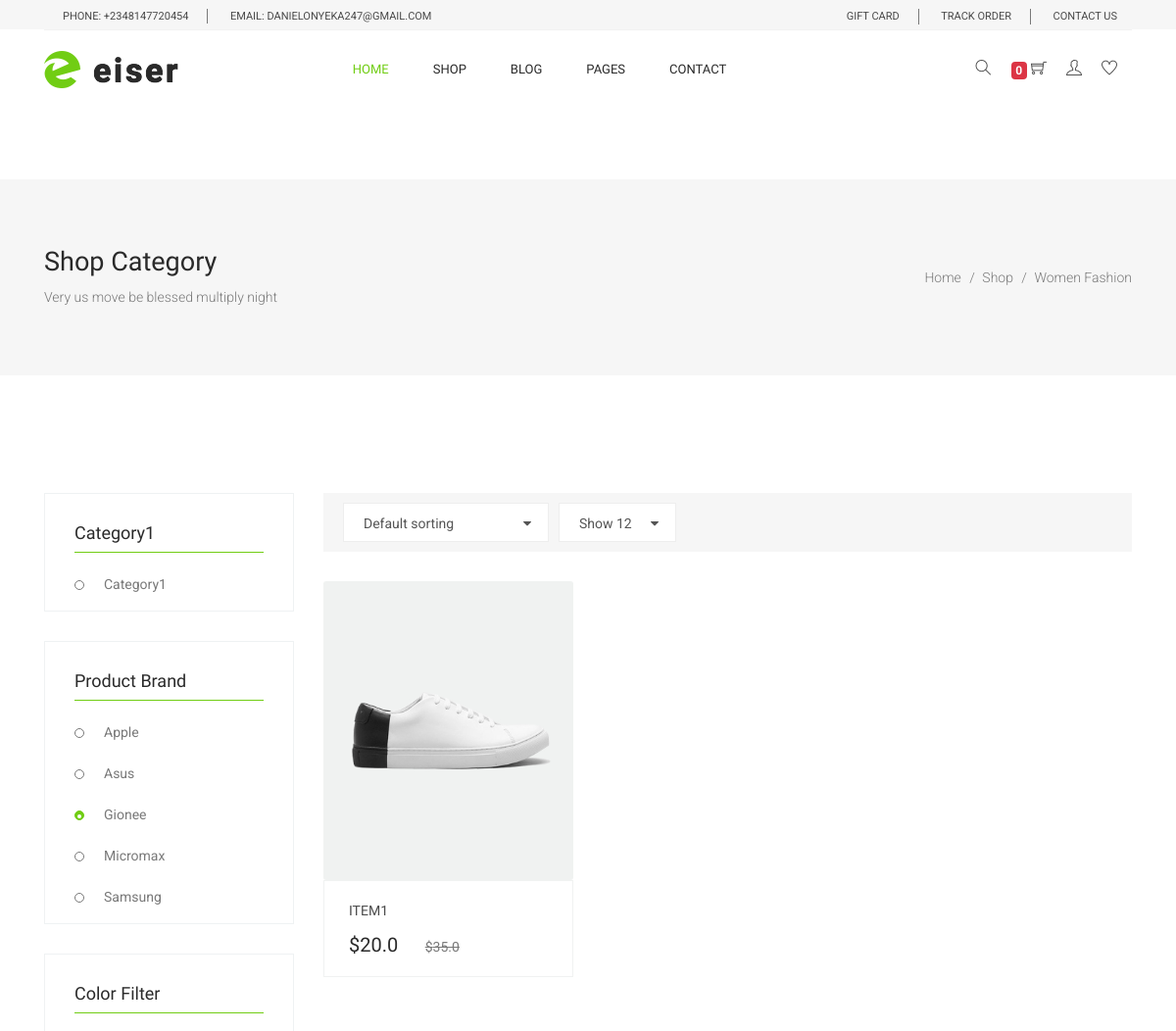
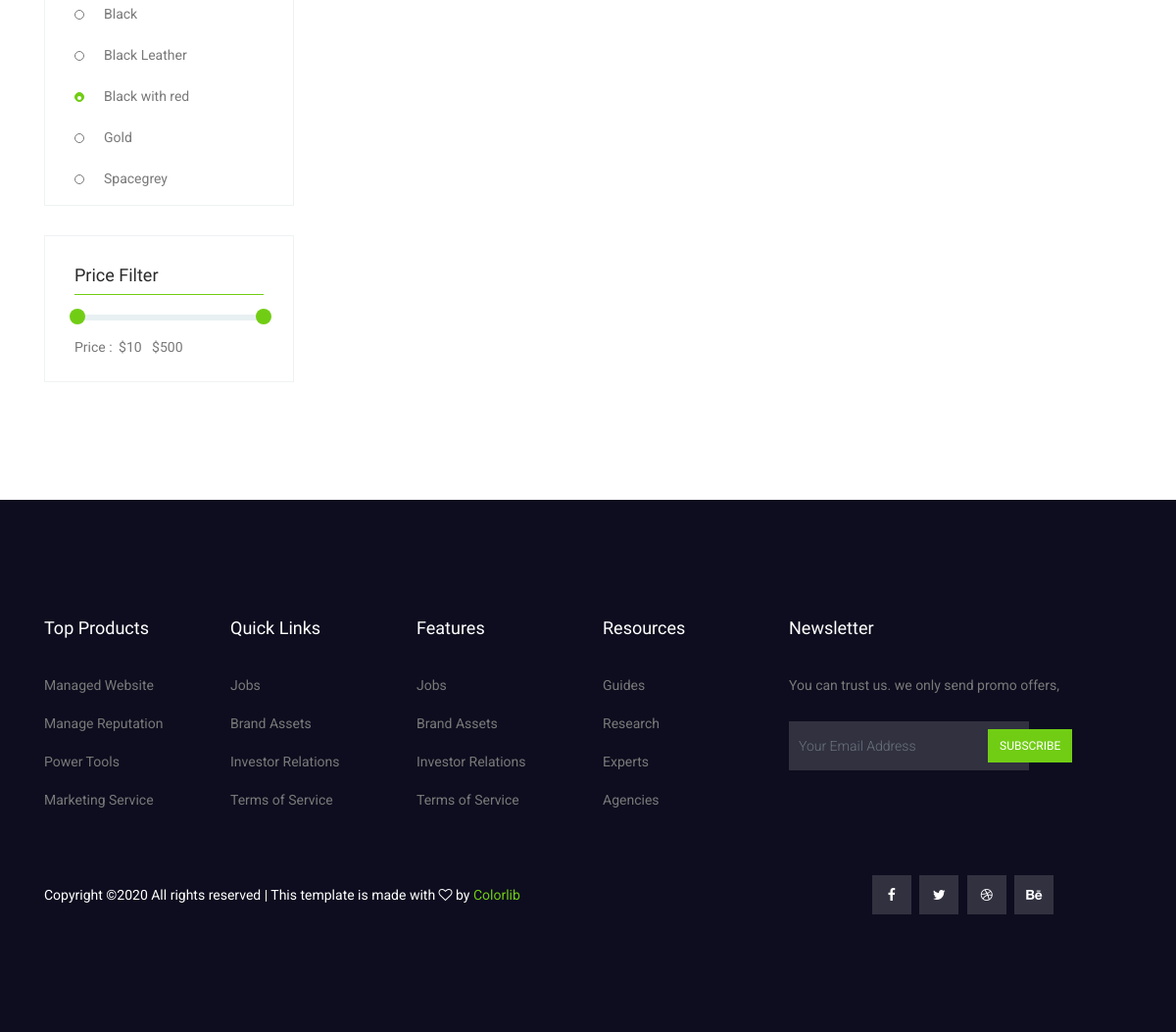
The app's page /category/category1/ with its own data (2 pictures, top to bottom).
### shop/models.py (models this page shows, shortened)
class Item(models.Model):
    category = models.ForeignKey(Category, related_name='products', on_delete=models.CASCADE)
    name = models.CharField(max_length=200, db_index=True)
    slug = models.SlugField(max_length=200, db_index=True)
    image = models.ImageField(upload_to='products/%Y/%m/%d', blank=True)
    feature = models.BooleanField(default=False)
    price = models.FloatField()
    discount_price = models.FloatField(blank=True, null=True)
    description = models.TextField()
    label = models.ForeignKey(Label, on_delete=models.CASCADE)
    specification = models.ForeignKey(Specification, on_delete=models.CASCADE)
    created = models.DateTimeField(auto_now_add=True)
    updated = models.DateTimeField(auto_now=True)
    available = models.CharField(choices=AVAILIBILITY, max_length=12)
    def get_absolute_url(self):
        return reverse('shop:single-product',kwargs={
            'slug': self.slug
        })

class Category(models.Model):
    name = models.CharField(max_length=200,
                            db_index=True)
    slug = models.SlugField(max_length=200,
                            unique=True)
    class Meta:
        ordering = ('name',)
        verbose_name = 'category'
        verbose_name_plural = 'categories'

### shop/views.py (the view)
# urls.py: path('category/', category, name='category'),
def category(request, category_slug=None):
    category = None
    categories = Category.objects.all()
    products = Item.objects.all()
    if category_slug:
        category = get_object_or_404(Category, slug=category_slug)
        products = products.filter(category=category)
    return render(request, 'shop/category.html',
                            {'category': category,
                             'categories': categories,
                             'products': products})

### shop/templatetags/cart_template_tags.py (called while the page is built)
@register.filter
def cart_item_count(user):
    if user.is_authenticated:
        qs = Order.objects.filter(user=user, ordered=False)
        if qs.exists():
            return qs[0].items.count()
    return 0

### shop/templates/shop/category.html (shortened to what this page needs)
{% extends 'base.html' %}
{% load static %}
{% block content %}
    <section class="banner_area">
      <div class="banner_inner d-flex align-items-center">
        <div class="container">
          <div class="banner_content d-md-flex justify-content-between align-items-center">
            <div class="mb-3 mb-md-0">
              <h2>Shop Category</h2>
              <p>Very us move be blessed multiply night</p>
            </div>
            <div class="page_link">
              <a href="{% url 'shop:index' %}">Home</a>
              <a href="{% url 'shop:category' %}">Shop</a>
              <a href="{% url 'shop:category' %}">Women Fashion</a>
            </div>
          </div>
        </div>
      </div>
    </section>
    <section class="cat_product_area section_gap">
      <div class="container">
        <div class="row flex-row-reverse">
          <div class="col-lg-9">
            <div class="product_top_bar">
              <div class="left_dorp">
              </div>
            </div>
            <div class="latest_product_inner">
              <div class="row">
                {% for product in products %}
                <div class="col-lg-4 col-md-6">
                  <div class="single-product">
                    <div class="product-img">
                      <img
                        class="card-img"
                        src="{{product.image.url}}"
                        alt=""
                      />
                    </div>
                    <div class="product-btm">
                      <a href="{{product.get_absolute_url}}" class="d-block">
                        <h4>{{product.name}}</h4>
                      </a>
                      <div class="mt-3">
                        {% if product.discount_price %}
                        <span class="mr-4">${{product.discount_price}}</span>
                        <del>${{product.price}}</del>
                        {% else %}
                        <span class="mr-4">${{product.price}}</span>
                        {% endif %}
                      </div>
                    </div>
                  </div>
                </div>
                {% endfor %}
              </div>
            </div>
          </div>
          <div class="col-lg-3">
            <div class="left_sidebar_area">
              <aside class="left_widgets p_filter_widgets">
                <div class="l_w_title">
                  <h3>{% if category %}{{ category.name }}{% else %}Browse Categories
   {% endif %}</h3>
                </div>
                <div class="widgets_inner">
                  {% for c in categories %}
                  <ul class="list">
                    <li {% if category.slug == c.slug %}{% endif %}>
                      <a href="{{ c.get_absolute_url }}"> {{c.name}} </a>
                    </li>
                    {% endfor %}
                  </ul>
                </div>
              </aside>
              <aside class="left_widgets p_filter_widgets">
                <div class="l_w_title">
                  <h3>Product Brand</h3>
                </div>
                <div class="widgets_inner">
                  <ul class="list">
                    <li>
                      <a href="#">Apple</a>
                    </li>
                    <li>
                      <a href="#">Asus</a>
                    </li>
                    <li class="active">
                      <a href="#">Gionee</a>
                    </li>
                    <li>
                      <a href="#">Micromax</a>
                    </li>
                    <li>
                      <a href="#">Samsung</a>
                    </li>
                  </ul>
                </div>
              </aside>
              <aside class="left_widgets p_filter_widgets">
                <div class="l_w_title">
                  <h3>Color Filter</h3>
                </div>
                <div class="widgets_inner">
                  <ul class="list">
                    <li>
                      <a href="#">Black</a>
                    </li>
                    <li>
                      <a href="#">Black Leather</a>
                    </li>
                    <li class="active">
                      <a href="#">Black with red</a>
                    </li>
                    <li>
                      <a href="#">Gold</a>
                    </li>
                    <li>
                      <a href="#">Spacegrey</a>
                    </li>
                  </ul>
                </div>
              </aside>
              <aside class="left_widgets p_filter_widgets">
                <div class="l_w_title">
                  <h3>Price Filter</h3>
                </div>
                <div class="widgets_inner">
                  <div class="range_item">
                    <div id="slider-range"></div>
                    <div class="">
                      <label for="amount">Price : </label>
                      <input type="text" id="amount" readonly />
                    </div>
                  </div>
                </div>
              </aside>
            </div>
          </div>
        </div>
      </div>
    </section>
  {% include 'footer.html' %}
{% endblock content %}

### blog/static/css/style.css (style rules this page uses)
body { line-height:24px;font-size:14px;font-family:"Roboto",sans-serif;font-weight:normal;color:#797979 }
h1,h2,h3,h4,h5,h6 { font-family:"Heebo",sans-serif;color:#2a2a2a;font-weight:500 }
del { color:#797979;font-size:14px;font-weight:300;font-family:"Heebo",sans-serif }
.list { list-style:none;margin:0px;padding:0px }
a { text-decoration:none;transition:all 0.3s ease-in-out }
ul { list-style-type:none;margin:0;padding:0 }
.section_gap { padding:120px 0px }
.active { color:#71cd14 }
.banner_area { position:relative;z-index:1;min-height:200px }
.banner_area .banner_inner { position:relative;overflow:hidden;width:100%;min-height:200px;background:#f6f6f6;z-index:1 }
.banner_area .banner_inner .banner_content { position:relative;z-index:10 }
.banner_area .banner_inner .banner_content h2 { font-size:27px;font-weight:500 }
.banner_area .banner_inner .banner_content p { margin-bottom:0px;font-weight:300 }
.banner_area .banner_inner .banner_content .page_link a { font-size:14px;font-weight:300;color:#797979;font-family:"Roboto",sans-serif;margin-right:18px;position:relative }
.banner_area .banner_inner .banner_content .page_link a:before { content:"/";font-size:14px;position:absolute;right:-14px;top:50%;transform:translateY(-50%) }
.banner_area .banner_inner .banner_content .page_link a:last-child { margin-right:0px }
.banner_area .banner_inner .banner_content .page_link a:last-child:before { display:none }
h2 { font-size:30px }
h3 { font-size:24px }
h4 { font-size:18px }
.single-product { text-align:center;margin-bottom:50px }
.single-product .product-img { position:relative;overflow:hidden }
.single-product .product-btm { padding:22px 25px 18px;border:1px solid #f0f2f1;text-align:left }
.single-product .product-btm h4 { color:#4a4a4a;font-size:14px;font-weight:400;text-transform:uppercase;margin-bottom:0px;transition:all 300ms linear 0s }
.single-product .product-btm span { font-family:"Heebo",sans-serif;font-size:20px;font-weight:500;line-height:16px;color:#2a2a2a }
.latest_product_inner { margin-bottom:-35px }
.cat_product_area .latest_product_inner { padding-top:30px;margin-bottom:-50px }
.cat_product_area .latest_product_inner .single-product { margin-bottom:50px }
.left_widgets { margin-bottom:30px;border:1px solid #eff2f3 }
.left_widgets:last-child { margin-bottom:0px }
.widgets_inner { padding-left:30px;padding-right:30px;padding-top:0px;padding-bottom:15px }
.l_w_title { padding-left:30px;padding-right:30px }
.l_w_title h3 { margin-bottom:20px;margin-top:20px;font-size:18px;color:#2a2a2a;font-weight:500;line-height:40px;position:relative }
.l_w_title h3::after { content:'';position:absolute;bottom:0px;left:0px;width:100%;height:1px;background:#71cd14 }
.p_filter_widgets .widgets_inner { border-bottom:1px solid #eeeeee }
.p_filter_widgets .widgets_inner:last-child { border-bottom:0px }
.p_filter_widgets .list li { margin-bottom:18px }
.p_filter_widgets .list li a { padding-left:30px;font-size:14px;font-family:"Roboto",sans-serif;font-weight:normal;color:#797979;position:relative }
.p_filter_widgets .list li a:before { content:"";height:10px;width:10px;border-radius:50%;border:1px solid #797979;position:absolute;left:0px;top:4px;transition:all 300ms linear 0s }
.p_filter_widgets .list li a:after { content:"";height:4px;width:4px;background:#fff;border-radius:50%;position:absolute;left:3px;top:8px;transition:all 300ms linear 0s }
.p_filter_widgets .list li.active a:before,.p_filter_widgets .list li:hover a:before { background:#71cd14;border-color:#71cd14 }
.p_filter_widgets .list li:last-child { margin-bottom:0px }
.p_filter_widgets .range_item .ui-slider { height:6px;border:none;background:#e8f0f2 }
.p_filter_widgets .range_item label { display:inline-block;font-size:14px;font-weight:normal;color:#797979;font-family:"Roboto",sans-serif;margin-top:15px }
.p_filter_widgets .range_item input { display:inline-block;border:none;width:100px;font-size:14px;color:#797979;font-family:"Roboto",sans-serif;margin-top:9px;padding-left:3px }
.product_top_bar { background:#f6f6f6;clear:both;display:flex;padding:10px 20px }

### records on screen
Item: image (picture), name "ITEM1", discount_price "20.0", price "35.0"
Category: name "Category1"

### other values on screen
{{ request.user|cart_item_count }} "0"
